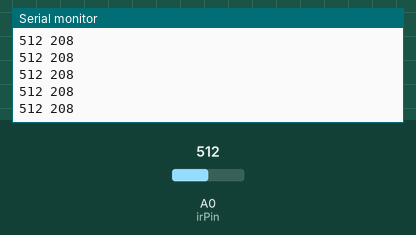
Recording of a sketch running on a simulated Arduino Uno, built with avr-gcc and run on an emulated ATmega328P. On the bench: the last lines printed to the serial monitor. Inputs (shaded band) come from the test bench; at power-on: A0 (irPin) = 512.

Above: at 1.2 s.
1.3 s: A0 (irPin) set to 716
At 1.57 s:
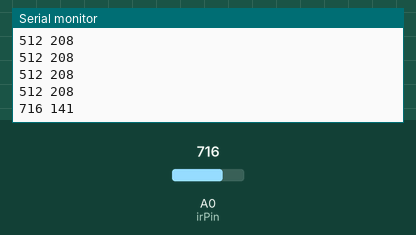
2.8 s: A0 (irPin) set to 900
At 2.98 s:
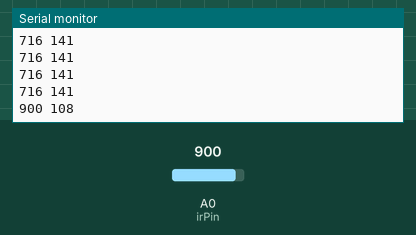
Timing chart, 0 to 5.8 s (numbered marks = the images above; inputs shaded):
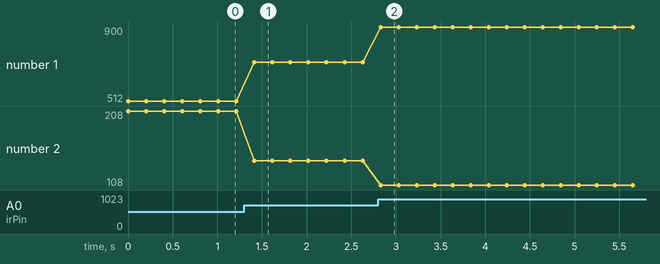

Measured:
- after the input at 1.3 s, the serial monitor: prints a new line after 0.11 s (image 1)
- after the input at 2.8 s, the serial monitor: prints a new line at once (image 2)
- plotted number 1: 512 → 716 after the input at 1.3 s, 716 → 900 after the input at 2.8 s
- plotted number 2: 208 → 141 after the input at 1.3 s, 141 → 108 after the input at 2.8 s

The sketch:

IR2.ino
```cpp
#define irPin A0
#define numSamples 10

int Adcres = 10;
int refVoltage = 5000;

//Function for sorting an array

void sort(int a[], int len) {
  for(int i=0; i<(len-1); i++) {
        bool flag = true;
        for(int o=0; o<(len-(i+1)); o++) {
            if(a[o] > a[o+1]) {
              int t = a[o];
              a[o] = a[o+1];
              a[o+1] = t;
              flag = false;
            }
        }
        if (flag) break;
  }
}

void setup() {
  pinMode (irPin, INPUT);
  Serial.begin(115200);
}

void loop() {

  // Sample values from the analog read of irPin
  int ir_val[numSamples];
  for (int i=0; i<numSamples; i++){
        // Read analog value
        ir_val[i] = analogRead(irPin);
  }

  // Find the median of sampled values
  sort(ir_val,numSamples);
  int sampleMedian = ir_val[numSamples / 2];

  // Map the sampleMedian from 0-5
  float v = map(sampleMedian, 0, 1023, 0, 5000)/1000.0;

  // Approximate distance using the following equation
  int distanceMM =(int)( 603.74 * pow(v, -1.16));

  Serial.print(sampleMedian);
  Serial.print(' ');
  Serial.println(distanceMM);
  delay(200);
}
```
